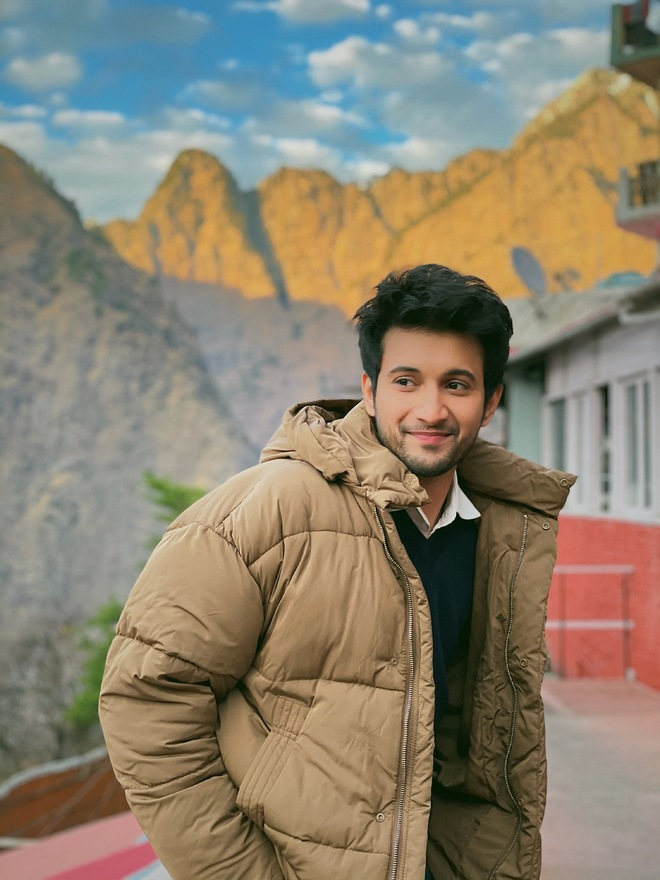
#> input picture Rohit.jpeg, 660 x 880 px
$ python -i testing.py   (imports and definitions only)
#> lines starting #> are read from the running program, lines starting #| are printed output that depends on the picture; after the words box and inside, x2 and y2 are one past the last pixel; in counts of white or black regions, pixels touching at a corner belong together
import cv2
import easygui
import numpy as np
import imageio
import sys
import matplotlib.pyplot as plt
import os
import tkinter as tk
from tkinter import filedialog
from tkinter import Label, Button  # Added imports for Label and Button
from PIL import ImageTk, Image

def cartoonify(ImagePath):
    # Read the image
#> called with ImagePath = 'Rohit.jpeg'
    original_image = cv2.imread(ImagePath)
#> original_image is the input picture: shape (880, 660, 3); mean B, G, R 111.9, 130.3, 140
    original_image = cv2.cvtColor(original_image, cv2.COLOR_BGR2RGB)

    # Confirm that the image is chosen
    if original_image is None:
        print("Cannot find any image. Choose appropriate file.")
        sys.exit()

    # Convert image to grayscale
    gray_image = cv2.cvtColor(original_image, cv2.COLOR_RGB2GRAY)
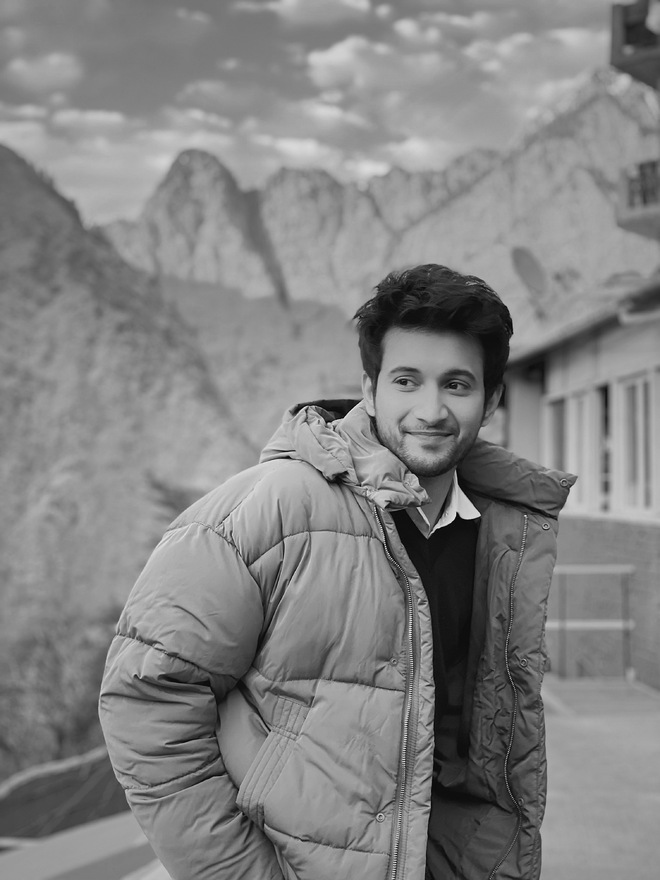
#> gray_image: shape (880, 660); min 2, max 237, mean 131.1

    # Apply median blur to smooth the image
    smooth_image = cv2.medianBlur(gray_image, 7)  # Increase kernel size for more smoothing

    # Detect edges using adaptive thresholding
    edges = cv2.adaptiveThreshold(smooth_image, 255,
                                  cv2.ADAPTIVE_THRESH_MEAN_C,
                                  cv2.THRESH_BINARY, 9, 9)
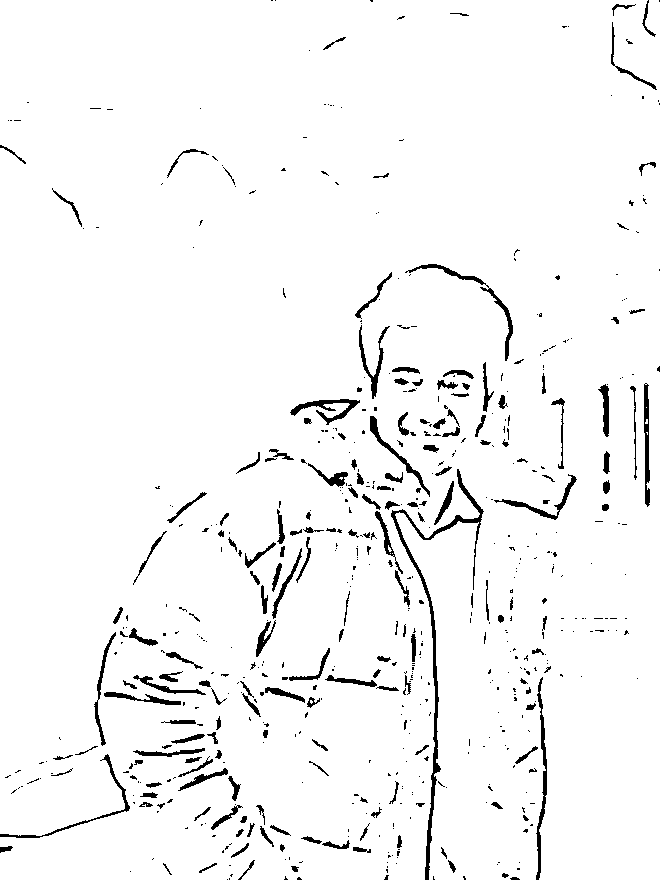
#> edges: shape (880, 660); 96.2% white; 611 black regions (423 under 20 px), largest, box (x1, y1, x2, y2) and area: (391, 469, 484, 880) 2075, (536, 677, 547, 880) 676, (405, 264, 513, 361) 648

    # Apply bilateral filter to reduce noise while keeping edges sharp
    color_image = cv2.bilateralFilter(original_image, 9, 300, 300)  # Adjust parameters as needed

    # Combine the edges with the original image using bitwise_and
    cartoon_image = cv2.bitwise_and(color_image, color_image, mask=edges)
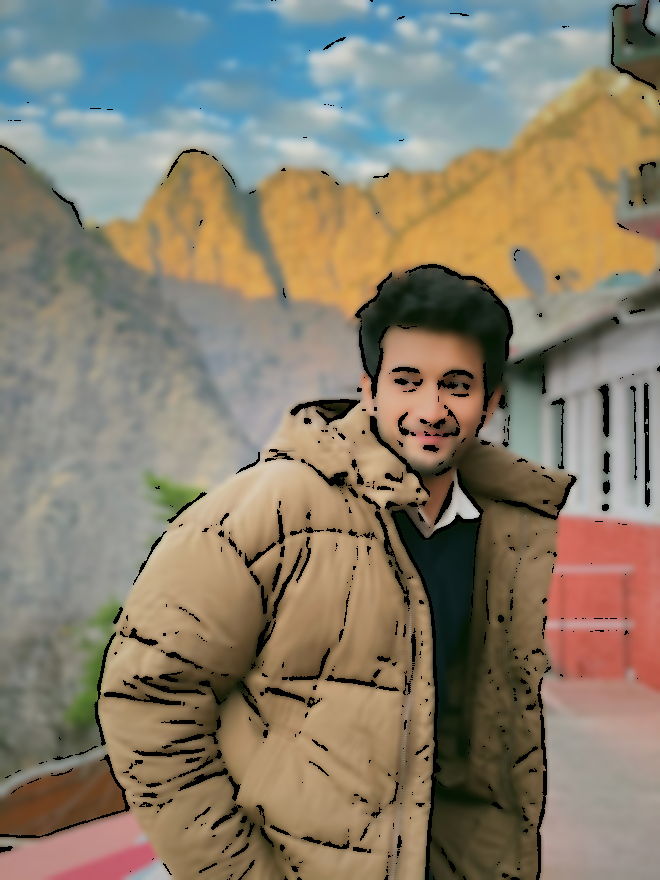
#> cartoon_image: shape (880, 660, 3); mean R, G, B 136.4, 127.1, 109.6

    # Display the result
    plt.figure(figsize=(8, 6))
    plt.imshow(cartoon_image)
    plt.axis('off')
    plt.show()

def upload():
    ImagePath=easygui.fileopenbox()
    cartoonify(ImagePath)

# [4 lines not run here, left out]
# [1 line that did not run here, left out]

# [1 line that did not run here, left out]
# [4 lines not run here, left out]

>>> result = cartoonify('Rohit.jpeg')
